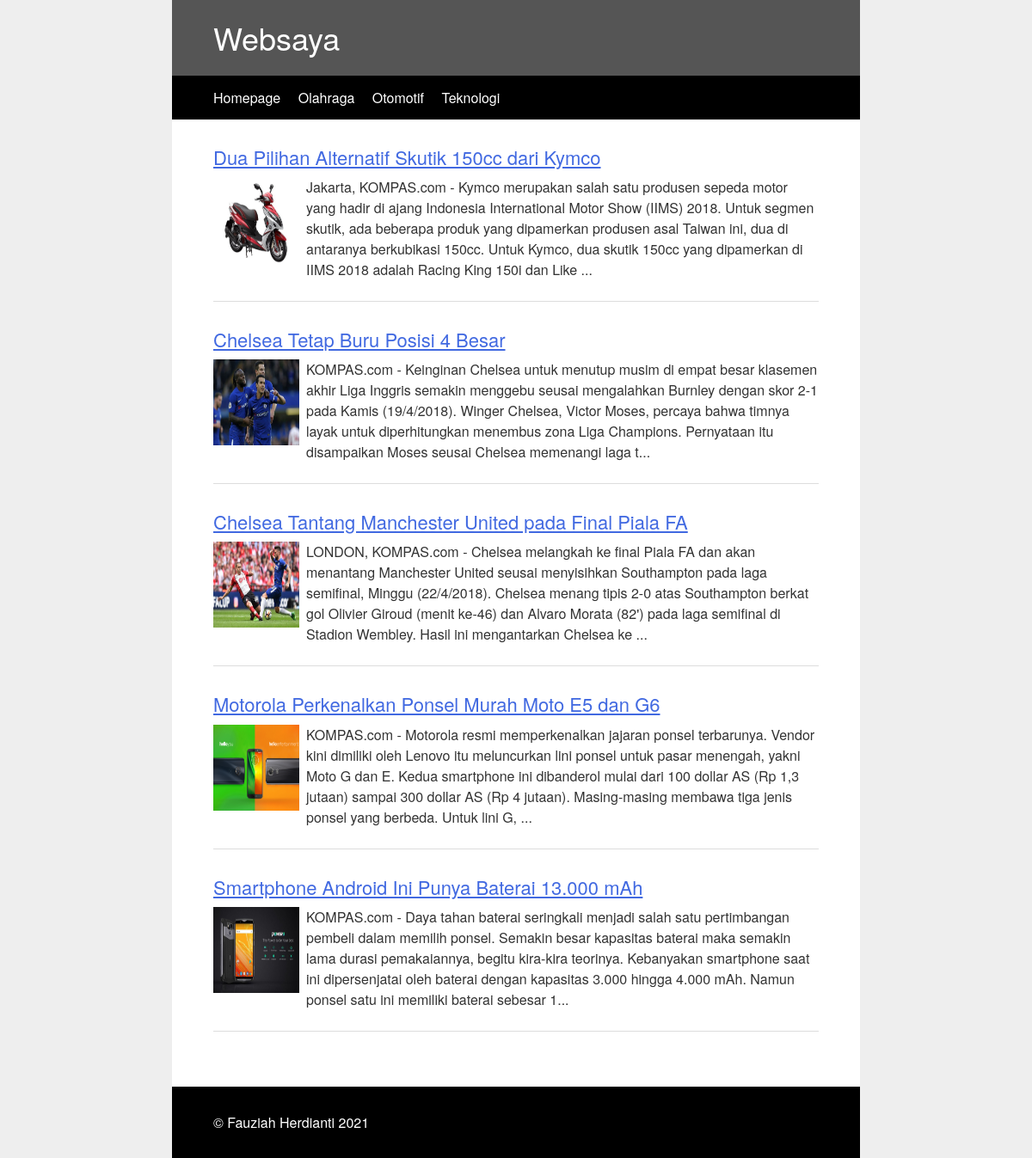
The page / on the database its author committed.
### tables this page shows
CREATE TABLE `kategori` (
  `id_kategori` int(10) NOT NULL,
  `nm_kategori` varchar(100) NOT NULL
);

CREATE TABLE `konten` (
  `id_konten` int(100) NOT NULL,
  `id_user` int(5) NOT NULL,
  `id_kategori` int(10) NOT NULL,
  `judul` varchar(200) NOT NULL,
  `date` datetime NOT NULL DEFAULT CURRENT_TIMESTAMP,
  `gambar` varchar(300) NOT NULL,
  `isi` text NOT NULL
);

### application/lib/config.php (called while the page is built, shortened)
<?php
$baseurl 	= 'http://localhost/websaya/';

### application/functions/app.php (called while the page is built, shortened)
<?php
function TampilkanSemuaKategori() {
	$query = "SELECT * FROM kategori ORDER BY nm_kategori ASC";
	return result($query);
}
function TampilkanSemuaArtikel() {
	$query = "SELECT * FROM konten ORDER BY id_konten DESC";
	return result($query);
}
function result($query){
	global $link;
	if ($result = mysqli_query($link, $query) or die('gagal menampilkan data')){
		return $result;
	}
}
function excerpt($string){
	$string = substr($string, 0, 350);
	return $string . "...";
}
?>

### pages/home.php (the view)
<div class="main">
<?php
$dataArtikel = TampilkanSemuaArtikel();
while($row=mysqli_fetch_assoc($dataArtikel)){
?>
	<div>
		<a href="<?=$baseurl;?>index.php?p=artikel&id=<?=$row['id_konten'];?>"><h3><?=$row['judul'];?></h3></a>
		<p><img src="<?=$row['gambar'];?>" width="100px" height="100px" style="float:left; margin-right: 8px;"><?=excerpt($row['isi']);?></p>
		<hr>
	</div>
<?php } ?>
</div>

### views/header.php (shortened to what this page needs)
<!DOCTYPE html>
<html lang="en">
	<head>
		<link rel="stylesheet" href="assets/css/styles.css">
	</head>
	<body>
		<div class="container">
			<div class="header">
				<h1 class="header-heading">Websaya</h1>
			</div>
			<div class="nav-bar">
				<ul class="nav">
					<li><a href="<?=$baseurl;?>">Homepage</a></li>
					<?php
					$semuakategori = TampilkanSemuaKategori();
					while ($row=mysqli_fetch_assoc($semuakategori)) {
					?>
					<li><a href="<?=$baseurl;?>index.php?p=perkategori&id=<?=$row['id_kategori'];?>"><?=$row['nm_kategori'];?></a></li>
					<?php } ?>
				</ul>
			</div>
			<div class="content">

### index.php
	<?php
  require_once "application/lib/koneksi.php";
  require_once "application/lib/config.php";
  require_once "application/functions/app.php";
  require_once "views/header.php";
  $pages_dir = 'pages';
  if(!empty($_GET['p'])){
    $pages = scandir($pages_dir, 0);
    unset($pages[0], $pages[1]);
    $p = $_GET['p'];
    if(in_array($p.'.php', $pages)){
     include($pages_dir.'/'.$p.'.php');
   } else {
     echo 'Halaman tidak ditemukan! :( ';
   }
 } else {
  include($pages_dir.'/home.php');
}
require_once "views/footer.php";
?>

### views/footer.php
</div>
<div class="footer">
	&copy; Fauziah Herdianti 2021
</div>
</div>
</body>
</html>

### assets/css/styles.css (style rules this page uses)
body { margin: 0; padding: 0; color: #333; background-color: #eee; font: 1em/1.2 "Helvetica Neue", Helvetica, Arial, Geneva, sans-serif; }
h1,h2,h3,h4,h5,h6 { margin: 0 0 .5em; font-weight: 500; line-height: 1.1; }
h1 { font-size: 2.25em; }
h3 { font-size: 1.375em; }
p { margin: 0 0 1.5em; line-height: 1.5; }
hr { height: 0; margin-top: 1em; margin-bottom: 2em; border: 0; border-top: 1px solid #ddd; }
a:link { color: royalblue; }
.container { max-width: 50em; margin: 0 auto; background-color: #fff; }
.header { color: #fff; background: #555; padding: 1em 1.25em; }
.header-heading { margin: 0; }
.nav-bar { background: #000; padding: 0; }
.content { padding: 1em 1.25em; }
.footer { color: #fff; background: #000; padding: 1em 1.25em; }
.nav { margin: 0; padding: 0; list-style: none; }
.nav li { display: inline; margin: 0; }
.nav a { display: block; padding: .7em 1.25em; color: #fff; text-decoration: none; border-bottom: 1px solid gray; }
.nav a:link { color: white; }
@media (min-width: 42em) { .header { padding: 1.5em 3em; } }
@media (min-width: 42em) { .nav-bar { padding: 1em 3em; } }
@media (min-width: 42em) { .content { padding: 2em 3em; } }
@media (min-width: 42em) { .footer { padding: 2em 3em; } }
@media (min-width: 42em) { .nav li { display: inline; margin: 0 1em 0 0; } }
@media (min-width: 42em) { .nav a { display: inline; padding: 0; border-bottom: 0; } }

### rows shown on the page
kategori: nm_kategori "Olahraga"
kategori: nm_kategori "Otomotif"
kategori: nm_kategori "Teknologi"
konten: judul "Dua Pilihan Alternatif Skutik 150cc dari Kymco", gambar (picture), isi "Jakarta, KOMPAS.com - Kymco merupakan salah satu produsen sepeda motor yang hadir di ajang Indonesia International Motor Show (IIMS) 2018. Untuk segmen skutik, ada beberapa produk yang dipamerkan produsen asal Taiwan ini, dua di antaranya berkubikasi 150cc. Untuk Kymco, dua skutik 150cc yang dipamerkan di IIMS 2018 adalah Racing King 150i dan Like ..."
konten: judul "Chelsea Tetap Buru Posisi 4 Besar", gambar (picture), isi "KOMPAS.com - Keinginan Chelsea untuk menutup musim di empat besar klasemen akhir Liga Inggris semakin menggebu seusai mengalahkan Burnley dengan skor 2-1 pada Kamis (19/4/2018). Winger Chelsea, Victor Moses, percaya bahwa timnya layak untuk diperhitungkan menembus zona Liga Champions. Pernyataan itu disampaikan Moses seusai Chelsea memenangi laga t..."
konten: judul "Chelsea Tantang Manchester United pada Final Piala FA", gambar (picture), isi "LONDON, KOMPAS.com - Chelsea melangkah ke final Piala FA dan akan menantang Manchester United seusai menyisihkan Southampton pada laga semifinal, Minggu (22/4/2018). Chelsea menang tipis 2-0 atas Southampton berkat gol Olivier Giroud (menit ke-46) dan Alvaro Morata (82') pada laga semifinal di Stadion Wembley. Hasil ini mengantarkan Chelsea ke ..."
konten: judul "Motorola Perkenalkan Ponsel Murah Moto E5 dan G6", gambar (picture), isi "KOMPAS.com - Motorola resmi memperkenalkan jajaran ponsel terbarunya. Vendor kini dimiliki oleh Lenovo itu meluncurkan lini ponsel untuk pasar menengah, yakni Moto G dan E. Kedua smartphone ini dibanderol mulai dari 100 dollar AS (Rp 1,3 jutaan) sampai 300 dollar AS (Rp 4 jutaan). Masing-masing membawa tiga jenis ponsel yang berbeda. Untuk lini G, ..."
konten: judul "Smartphone Android Ini Punya Baterai 13.000 mAh", gambar (picture), isi "KOMPAS.com - Daya tahan baterai seringkali menjadi salah satu pertimbangan pembeli dalam memilih ponsel. Semakin besar kapasitas baterai maka semakin lama durasi pemakaiannya, begitu kira-kira teorinya. Kebanyakan smartphone saat ini dipersenjatai oleh baterai dengan kapasitas 3.000 hingga 4.000 mAh. Namun ponsel satu ini memiliki baterai sebesar 1..."
